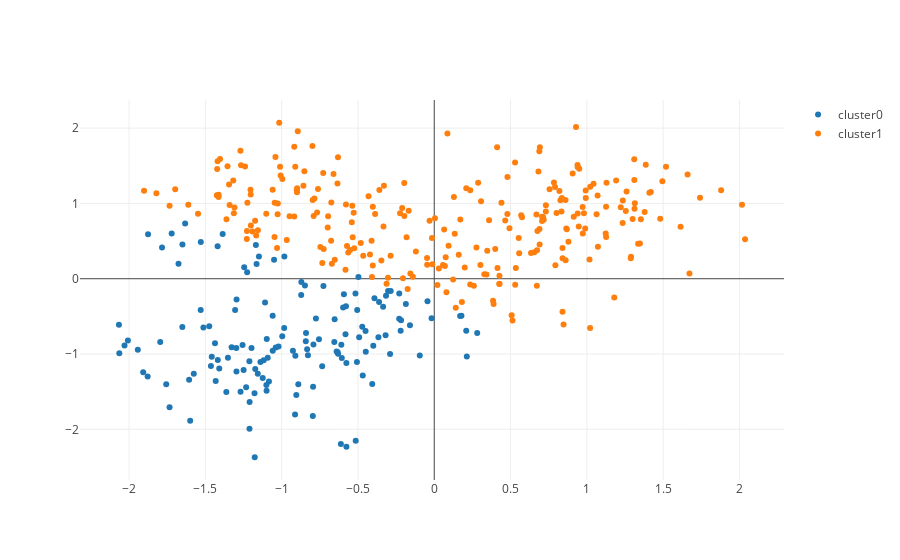
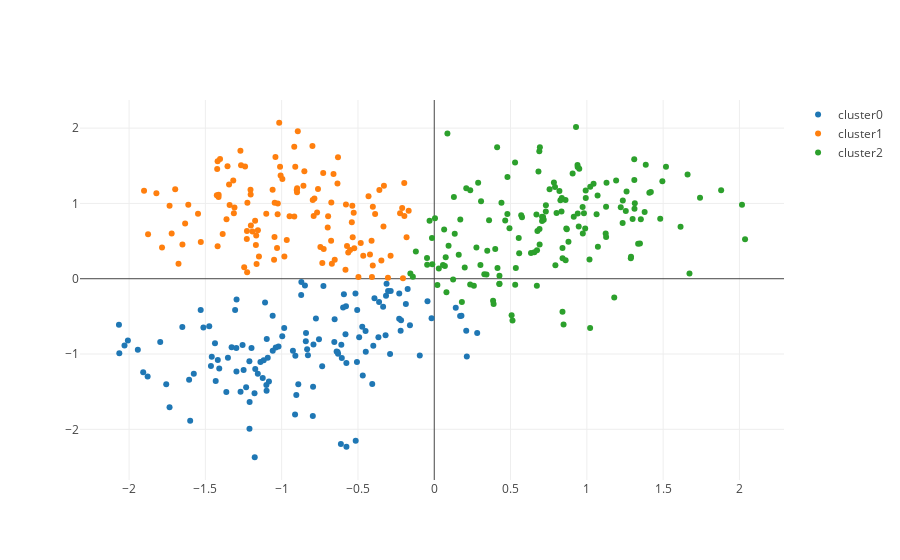
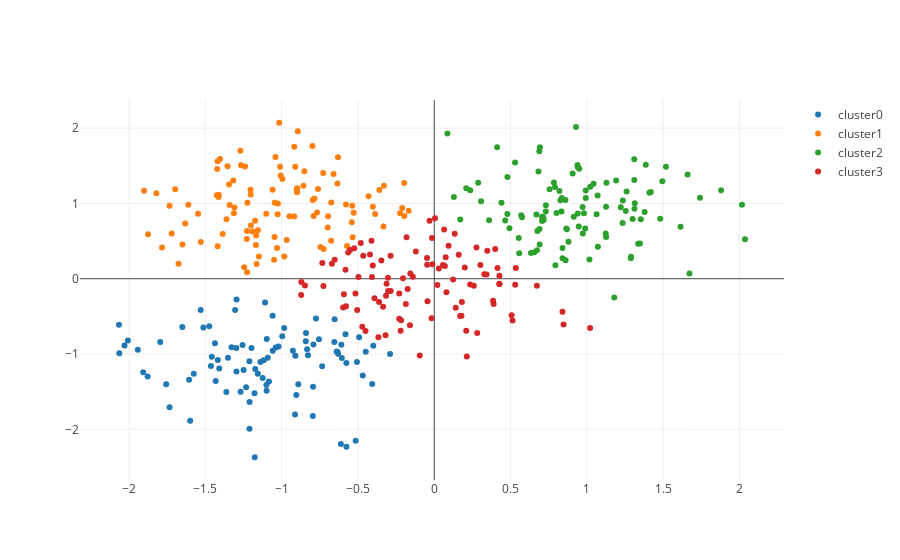
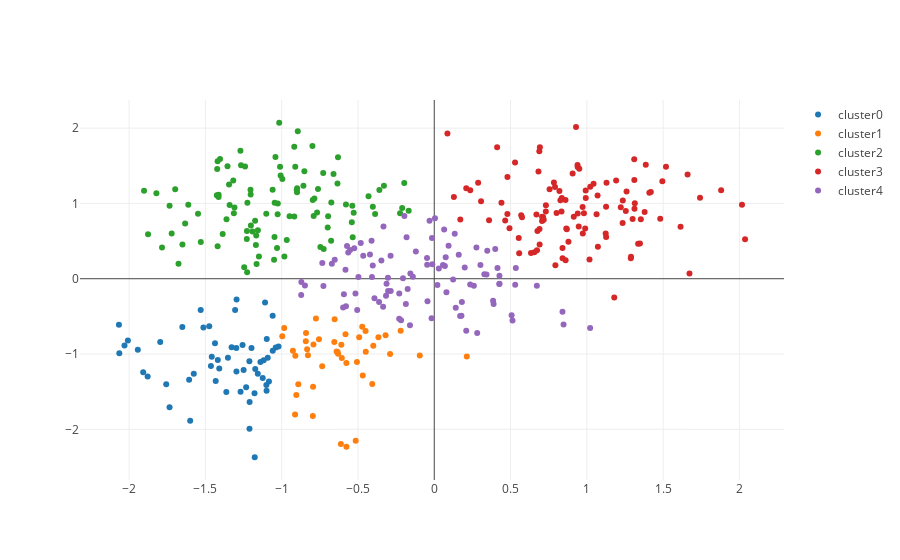

Notebook code for these charts, in order:
### Code cell
for i, cntrs in enumerate(centers):
    i += 2
    kMeans_clusters = []
    for j in range(i):
        mask = pd.Series([closest_to(cntrs, np.array(blobs_df.iloc[k])) == j for k in range(len(blobs_df.index))])
        kMeans_clusters.append(go.Scatter(
            y = blobs_df[mask]['Y'],
            x = blobs_df[mask]['X'],
            mode = 'markers',
            name = 'cluster' + str(j)
        ))
        
    plotly.offline.iplot(kMeans_clusters, filename='line-mode')
    plotly.offline.plot(kMeans_clusters, filename='kmeans_{}.html'.format(i), auto_open=False)
